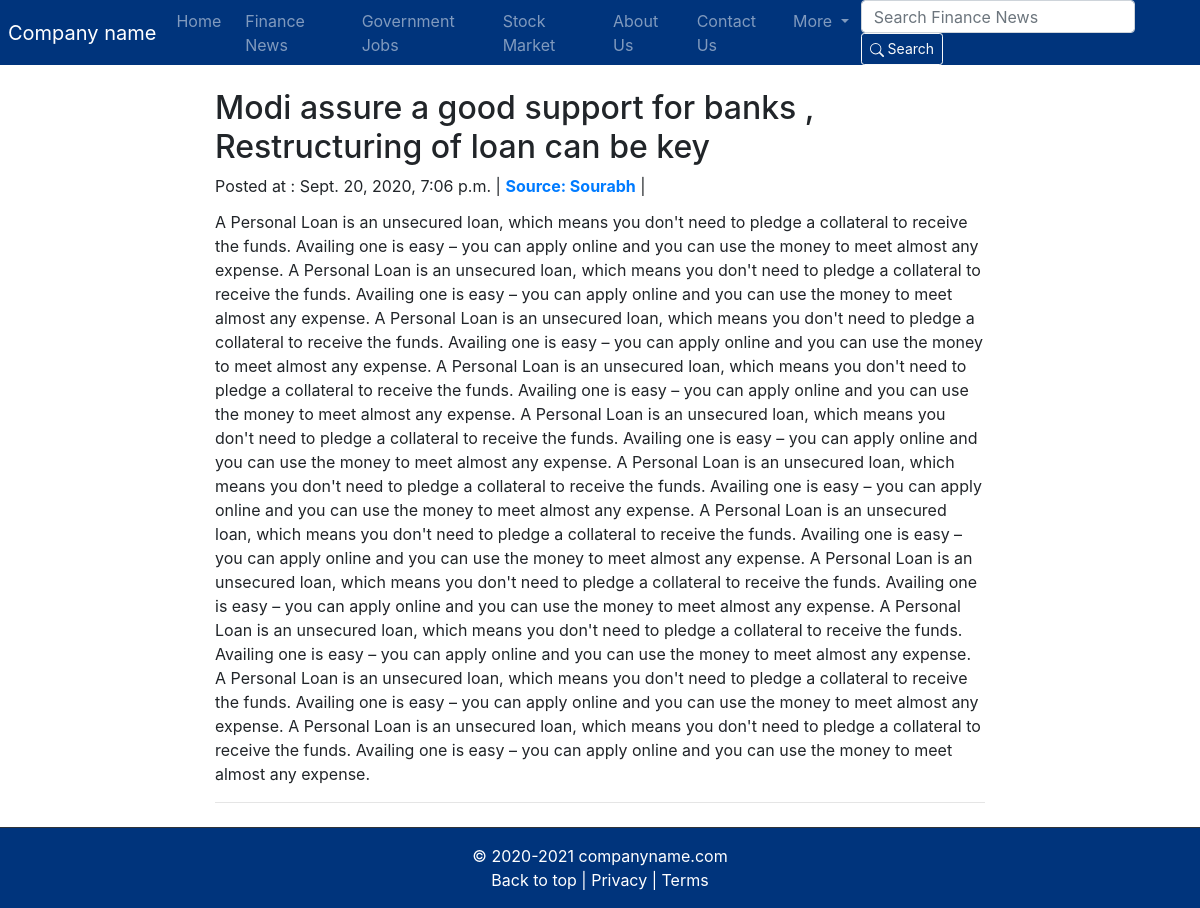
Screenshot of /modi-loan with the database file from the repository.
### Index/models.py (models this page shows)
class IndexNewsPost (models.Model):
    sno = models.AutoField(primary_key=True)
    title = models.CharField(max_length=150)
    content = models.TextField()
    author = models.CharField(max_length=20)
    slug = models.CharField(max_length=150)
    views = models.IntegerField(default=0)
    image = models.ImageField(upload_to="Index/images", default="")
    created_on = models.DateTimeField(auto_now_add=True)
    timeStamp = models.DateTimeField(blank=True)
    class Meta:
        ordering = ['-created_on']
    def __str__(self):
        return self.title + ' ---  by ---  ' + self.author

### Index/views.py (the view)
# urls.py: path('<str:slug>', views.tnews, name='tnews'),
def tnews(request, slug):
    trendpost = IndexNewsPost.objects.filter(slug=slug).first()
    context = {'trendpost':trendpost}
    return render(request, 'Index/tnews.html', context)

### templates/Index/tnews.html (shortened to what this page needs)
{% extends 'base.html' %}
{% block body %}
<div class="container my-4 col-md-8">
        <h2 class="news-post-title"> {{trendpost.title}} </h2>
        <p class="news-post-meta mb-1">Posted at : {{trendpost.timeStamp}} | <strong
                class="d-inline-block mb-1 text-primary"> Source: {{trendpost.author}} </strong> |
        <p class="my-2"> {{trendpost.content|safe}} </p>
        <hr>
    </div>
{% endblock body %}

### rows the page displays
IndexNewsPost: title "Modi assure a good support for banks , Restructuring of loan can be key", timeStamp "Sept. 20, 2020, 7:06 p.m.", author "Sourabh", content "A Personal Loan is an unsecured loan, which means you don't need to pledge a collateral to receive the funds. Availing one is easy – you can apply online and you can use the money to meet almost any expense. A Personal Loan is an unsecured loan, which means you don't need to pledge a collateral to receive the funds. Availing one is easy – you can apply online and you can use the money to meet almost any expense. A Personal Loan is an unsecured loan, which means you don't need to pledge a collateral to receive the funds. Availing one is easy – you can apply online and you can use the money to meet almost any expense. A Personal Loan is an unsecured loan, which means you don't need to pledge…"
